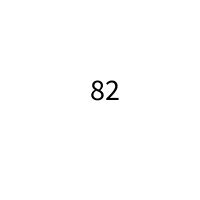
Frame 1 (no input)
Frame 60 (the mouse pressed at the canvas centre just before this capture): identical to frame 1, image omitted
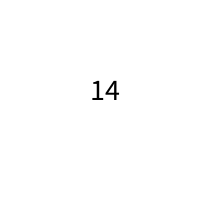
Frame 120 (the mouse held since frame 60 and released just before this capture)

The Processing sketch that drew these frames (run headless with seeded random() and noise(); from frame 60 on, the mouse is pressed at the canvas centre):

// Processing sketch: processing_76293
// ── processing_76293.pde

int myArray[];
int nElements = 100;

void setup() {
  size(200, 200);
    myArray = new int[nElements];
    for (int i=0; i < nElements; i++){
    int randomInt = (int)random(100);
    myArray[i] = randomInt;
  }
  textSize(30);
}

//returns -1 if element not found
int search(int[] A){
  for(int i = 0; i < A.length; i++) {
    if(A[i] >= 96)
      return i;
  }
  return -1;
}

void draw() {
  background(255);
  fill(0);
  
  text(search(myArray), width/2 - 10, height/2);
}

void mousePressed() {
  setup();
}
